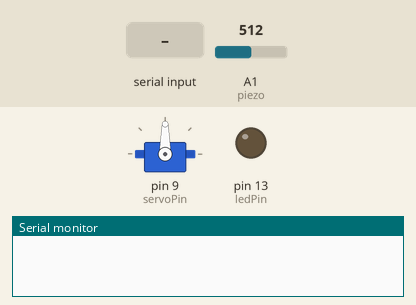
The sketch below on a simulated Arduino Uno, built with avr-gcc and run on an emulated ATmega328P. Shown: servo, output pins drawn as LEDs (lit = HIGH), the last lines printed to the serial monitor. Dashed ring = blinking. The inputs (shaded band) are chosen by the test bench; at power-on: A1 (piezo) = 512.

Above: at 1.2 s.
1.3 s: "30,150\n" received over Serial
At 1.75 s:
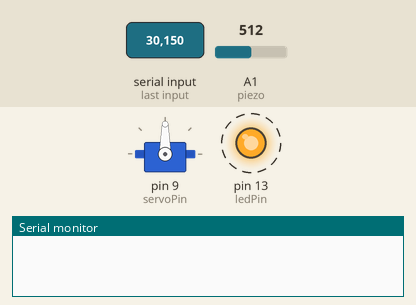
4.3 s: A1 (piezo) set to 414
5.8 s: A1 (piezo) set to 392
8.8 s: "2\n" received over Serial
At 9.05 s:
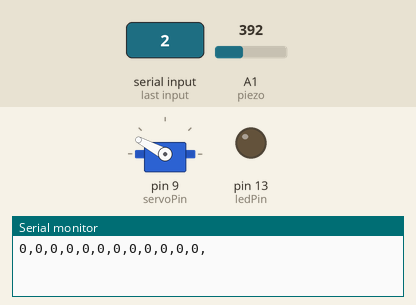
11.8 s: "1\n" received over Serial
At 14.5 s:
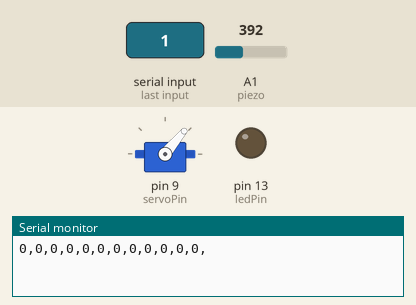
Timing chart, 0 to 15.8 s (numbered marks = the images above; inputs shaded):
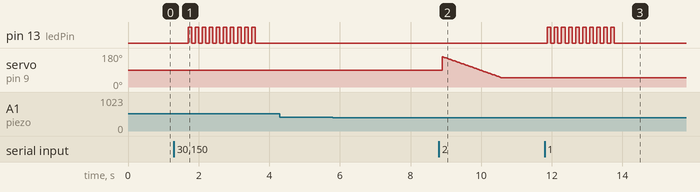

Measured:
- after the input at 1.3 s, pin 13 (ledPin): alternates HIGH for 0.10 s and LOW for 0.10 s, 20 changes in all, then stays LOW, starting after 0.40 s
- after the input at 4.3 s, every drawn part: stays the same
- after the input at 11.8 s, pin 13 (ledPin): alternates HIGH for 0.10 s and LOW for 0.10 s, 20 changes in all, then stays LOW, starting after 0.07 s

The sketch:

codez.ino
```cpp
#include <Servo.h>

Servo myServo;

const int ledPin = 13;
const int piezo = A1;
const int servoPin = 9;
int pos = 0;

const int knockThreshold = 400;
const int timeout = 2000;

void setup()
{
  pinMode(ledPin, OUTPUT);
  Serial.begin(9600);
  myServo.attach(servoPin);
}

void loop()
{
  waitForSerial();
//  Serial.println(analogRead(piezo));
//  if (Serial.available())
//  {
//     // flash(Serial.read() - '0');
//     myServo.write(Serial.read());
//  }
//  delay(1000);
}

void flash(int n)
{
  for (int i = 0; i < n; i++)
  {
    digitalWrite(ledPin, HIGH);
    delay(100);
    digitalWrite(ledPin, LOW);
    delay(100);
  }
}

void waitForSerial() {
  if(Serial.available()){
    int val = Serial.read() - '0';
    if(val == 1) {
      flash(10);
      listenForKnocks();
    } else if(val == 2) {
      unlock();
    } else if(val == 3) {
      lock();
    }
  }
  delay(100);
}

void listenForKnocks() {
  int knockIntervals[] = {0, 0, 0, 0, 0, 0, 0, 0, 0, 0, 0, 0};
  int index = 0;
  unsigned long timerStart = millis();
  int timerEnd = 0;
  while(analogRead(piezo) > knockThreshold) {
    //TODO - check for long timeout
  }
  boolean isKnock = true;
  timerStart = millis();
  while(millis() - timerStart < timeout && index < 12) {
//  while(true) {
    int piezoVal = analogRead(piezo);
    if(!isKnock && (piezoVal < knockThreshold)) {
      knockIntervals[index] = millis() - timerStart;
      isKnock = true;
      index++;
      delay(10);
    } else if(piezoVal >= knockThreshold && isKnock) {
      timerStart = millis();
      isKnock = false;
      delay(10);
    }
  }
  String knockArray = "";
  for(index = 0; index < 12; index++) {
//    if(knockIntervals[index] == 0) break;
    knockArray += knockIntervals[index];
    knockArray += ",";
  }
  Serial.println(knockArray);
}

void lock()
{
  if (myServo.read() < 60) {
    for (pos = 50; pos < 160; pos += 1)
    {
      myServo.write(pos);
      delay(15);
    }
  }
}

void unlock()
{
  if (myServo.read() > 60) {
    for(pos = 160; pos>=50; pos -= 1)     // goes from 150 degrees to 50 degrees
    {
      myServo.write(pos);              // tell servo to go to position in variable 'pos'
      delay(15);                       // waits 15ms for the servo to reach the position
    }
  }
}
```
